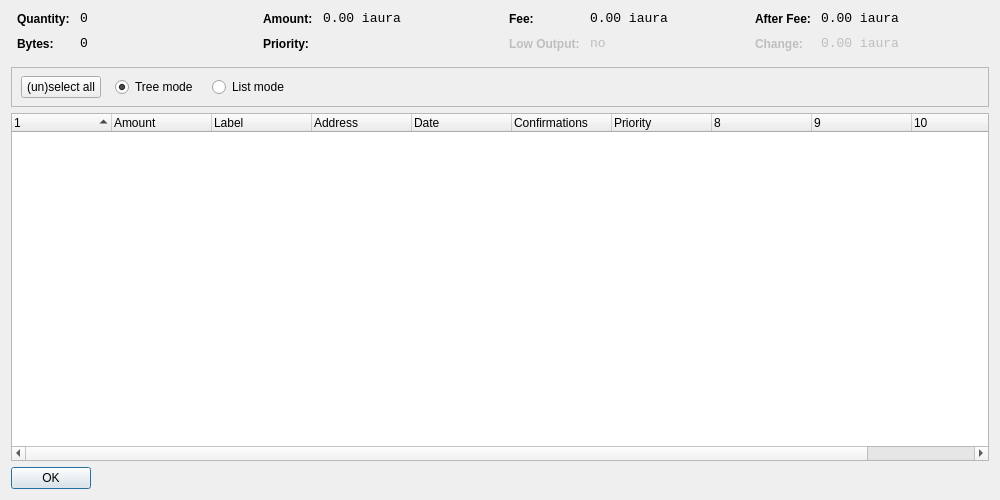
<?xml version="1.0" encoding="UTF-8"?>
<ui version="4.0">
 <class>CoinControlDialog</class>
 <widget class="QDialog" name="CoinControlDialog">
  <property name="geometry">
   <rect>
    <x>0</x>
    <y>0</y>
    <width>1000</width>
    <height>500</height>
   </rect>
  </property>
  <property name="windowTitle">
   <string>Coin Control</string>
  </property>
  <layout class="QVBoxLayout" name="verticalLayout">
   <item>
    <layout class="QHBoxLayout" name="horizontalLayoutTop" stretch="0,0,0,0">
     <property name="topMargin">
      <number>0</number>
     </property>
     <property name="bottomMargin">
      <number>10</number>
     </property>
     <item>
      <layout class="QFormLayout" name="formLayoutCoinControl1">
       <property name="horizontalSpacing">
        <number>10</number>
       </property>
       <property name="verticalSpacing">
        <number>10</number>
       </property>
       <property name="leftMargin">
        <number>6</number>
       </property>
       <property name="rightMargin">
        <number>6</number>
       </property>
       <item row="0" column="0">
        <widget class="QLabel" name="labelCoinControlQuantityText">
         <property name="styleSheet">
          <string notr="true">font-weight:bold;</string>
         </property>
         <property name="text">
          <string>Quantity:</string>
         </property>
        </widget>
       </item>
       <item row="0" column="1">
        <widget class="QLabel" name="labelCoinControlQuantity">
         <property name="font">
          <font>
           <family>Monospace</family>
           <pointsize>10</pointsize>
          </font>
         </property>
         <property name="cursor">
          <cursorShape>IBeamCursor</cursorShape>
         </property>
         <property name="contextMenuPolicy">
          <enum>Qt::ActionsContextMenu</enum>
         </property>
         <property name="text">
          <string>0</string>
         </property>
         <property name="textInteractionFlags">
          <set>Qt::LinksAccessibleByMouse|Qt::TextSelectableByKeyboard|Qt::TextSelectableByMouse</set>
         </property>
        </widget>
       </item>
       <item row="1" column="0">
        <widget class="QLabel" name="labelCoinControlBytesText">
         <property name="styleSheet">
          <string notr="true">font-weight:bold;</string>
         </property>
         <property name="text">
          <string>Bytes:</string>
         </property>
        </widget>
       </item>
       <item row="1" column="1">
        <widget class="QLabel" name="labelCoinControlBytes">
         <property name="font">
          <font>
           <family>Monospace</family>
           <pointsize>10</pointsize>
          </font>
         </property>
         <property name="cursor">
          <cursorShape>IBeamCursor</cursorShape>
         </property>
         <property name="contextMenuPolicy">
          <enum>Qt::ActionsContextMenu</enum>
         </property>
         <property name="text">
          <string>0</string>
         </property>
         <property name="textInteractionFlags">
          <set>Qt::LinksAccessibleByMouse|Qt::TextSelectableByKeyboard|Qt::TextSelectableByMouse</set>
         </property>
        </widget>
       </item>
      </layout>
     </item>
     <item>
      <layout class="QFormLayout" name="formLayoutCoinControl2">
       <property name="horizontalSpacing">
        <number>10</number>
       </property>
       <property name="verticalSpacing">
        <number>10</number>
       </property>
       <property name="leftMargin">
        <number>6</number>
       </property>
       <property name="rightMargin">
        <number>6</number>
       </property>
       <item row="0" column="0">
        <widget class="QLabel" name="labelCoinControlAmountText">
         <property name="styleSheet">
          <string notr="true">font-weight:bold;</string>
         </property>
         <property name="text">
          <string>Amount:</string>
         </property>
        </widget>
       </item>
       <item row="0" column="1">
        <widget class="QLabel" name="labelCoinControlAmount">
         <property name="font">
          <font>
           <family>Monospace</family>
           <pointsize>10</pointsize>
          </font>
         </property>
         <property name="cursor">
          <cursorShape>IBeamCursor</cursorShape>
         </property>
         <property name="contextMenuPolicy">
          <enum>Qt::ActionsContextMenu</enum>
         </property>
         <property name="text">
          <string>0.00 iaura</string>
         </property>
         <property name="textInteractionFlags">
          <set>Qt::LinksAccessibleByMouse|Qt::TextSelectableByKeyboard|Qt::TextSelectableByMouse</set>
         </property>
        </widget>
       </item>
       <item row="1" column="0">
        <widget class="QLabel" name="labelCoinControlPriorityText">
         <property name="styleSheet">
          <string notr="true">font-weight:bold;</string>
         </property>
         <property name="text">
          <string>Priority:</string>
         </property>
        </widget>
       </item>
       <item row="1" column="1">
        <widget class="QLabel" name="labelCoinControlPriority">
         <property name="font">
          <font>
           <family>Monospace</family>
           <pointsize>10</pointsize>
          </font>
         </property>
         <property name="cursor">
          <cursorShape>IBeamCursor</cursorShape>
         </property>
         <property name="contextMenuPolicy">
          <enum>Qt::ActionsContextMenu</enum>
         </property>
         <property name="text">
          <string/>
         </property>
         <property name="textInteractionFlags">
          <set>Qt::LinksAccessibleByMouse|Qt::TextSelectableByKeyboard|Qt::TextSelectableByMouse</set>
         </property>
        </widget>
       </item>
      </layout>
     </item>
     <item>
      <layout class="QFormLayout" name="formLayoutCoinControl3">
       <property name="horizontalSpacing">
        <number>10</number>
       </property>
       <property name="verticalSpacing">
        <number>10</number>
       </property>
       <property name="leftMargin">
        <number>6</number>
       </property>
       <property name="rightMargin">
        <number>6</number>
       </property>
       <item row="0" column="0">
        <widget class="QLabel" name="labelCoinControlFeeText">
         <property name="styleSheet">
          <string notr="true">font-weight:bold;</string>
         </property>
         <property name="text">
          <string>Fee:</string>
         </property>
        </widget>
       </item>
       <item row="0" column="1">
        <widget class="QLabel" name="labelCoinControlFee">
         <property name="font">
          <font>
           <family>Monospace</family>
           <pointsize>10</pointsize>
          </font>
         </property>
         <property name="cursor">
          <cursorShape>IBeamCursor</cursorShape>
         </property>
         <property name="contextMenuPolicy">
          <enum>Qt::ActionsContextMenu</enum>
         </property>
         <property name="text">
          <string>0.00 iaura</string>
         </property>
         <property name="textInteractionFlags">
          <set>Qt::LinksAccessibleByMouse|Qt::TextSelectableByKeyboard|Qt::TextSelectableByMouse</set>
         </property>
        </widget>
       </item>
       <item row="1" column="0">
        <widget class="QLabel" name="labelCoinControlLowOutputText">
         <property name="enabled">
          <bool>false</bool>
         </property>
         <property name="styleSheet">
          <string notr="true">font-weight:bold;</string>
         </property>
         <property name="text">
          <string>Low Output:</string>
         </property>
        </widget>
       </item>
       <item row="1" column="1">
        <widget class="QLabel" name="labelCoinControlLowOutput">
         <property name="enabled">
          <bool>false</bool>
         </property>
         <property name="font">
          <font>
           <family>Monospace</family>
           <pointsize>10</pointsize>
          </font>
         </property>
         <property name="cursor">
          <cursorShape>IBeamCursor</cursorShape>
         </property>
         <property name="contextMenuPolicy">
          <enum>Qt::ActionsContextMenu</enum>
         </property>
         <property name="text">
          <string>no</string>
         </property>
         <property name="textInteractionFlags">
          <set>Qt::LinksAccessibleByMouse|Qt::TextSelectableByKeyboard|Qt::TextSelectableByMouse</set>
         </property>
        </widget>
       </item>
      </layout>
     </item>
     <item>
      <layout class="QFormLayout" name="formLayoutCoinControl4">
       <property name="fieldGrowthPolicy">
        <enum>QFormLayout::AllNonFixedFieldsGrow</enum>
       </property>
       <property name="horizontalSpacing">
        <number>10</number>
       </property>
       <property name="verticalSpacing">
        <number>10</number>
       </property>
       <property name="leftMargin">
        <number>6</number>
       </property>
       <property name="rightMargin">
        <number>6</number>
       </property>
       <item row="0" column="0">
        <widget class="QLabel" name="labelCoinControlAfterFeeText">
         <property name="styleSheet">
          <string notr="true">font-weight:bold;</string>
         </property>
         <property name="text">
          <string>After Fee:</string>
         </property>
        </widget>
       </item>
       <item row="0" column="1">
        <widget class="QLabel" name="labelCoinControlAfterFee">
         <property name="font">
          <font>
           <family>Monospace</family>
           <pointsize>10</pointsize>
          </font>
         </property>
         <property name="cursor">
          <cursorShape>IBeamCursor</cursorShape>
         </property>
         <property name="contextMenuPolicy">
          <enum>Qt::ActionsContextMenu</enum>
         </property>
         <property name="text">
          <string>0.00 iaura</string>
         </property>
         <property name="textInteractionFlags">
          <set>Qt::LinksAccessibleByMouse|Qt::TextSelectableByKeyboard|Qt::TextSelectableByMouse</set>
         </property>
        </widget>
       </item>
       <item row="1" column="0">
        <widget class="QLabel" name="labelCoinControlChangeText">
         <property name="enabled">
          <bool>false</bool>
         </property>
         <property name="styleSheet">
          <string notr="true">font-weight:bold;</string>
         </property>
         <property name="text">
          <string>Change:</string>
         </property>
        </widget>
       </item>
       <item row="1" column="1">
        <widget class="QLabel" name="labelCoinControlChange">
         <property name="enabled">
          <bool>false</bool>
         </property>
         <property name="font">
          <font>
           <family>Monospace</family>
           <pointsize>10</pointsize>
          </font>
         </property>
         <property name="cursor">
          <cursorShape>IBeamCursor</cursorShape>
         </property>
         <property name="contextMenuPolicy">
          <enum>Qt::ActionsContextMenu</enum>
         </property>
         <property name="text">
          <string>0.00 iaura</string>
         </property>
         <property name="textInteractionFlags">
          <set>Qt::LinksAccessibleByMouse|Qt::TextSelectableByKeyboard|Qt::TextSelectableByMouse</set>
         </property>
        </widget>
       </item>
      </layout>
     </item>
    </layout>
   </item>
   <item>
    <widget class="QFrame" name="frame">
     <property name="minimumSize">
      <size>
       <width>0</width>
       <height>40</height>
      </size>
     </property>
     <property name="frameShape">
      <enum>QFrame::StyledPanel</enum>
     </property>
     <property name="frameShadow">
      <enum>QFrame::Sunken</enum>
     </property>
     <widget class="QWidget" name="horizontalLayoutWidget">
      <property name="geometry">
       <rect>
        <x>10</x>
        <y>0</y>
        <width>781</width>
        <height>41</height>
       </rect>
      </property>
      <layout class="QHBoxLayout" name="horizontalLayoutPanel" stretch="0,0,0,0">
       <property name="spacing">
        <number>14</number>
       </property>
       <item>
        <widget class="QPushButton" name="pushButtonSelectAll">
         <property name="sizePolicy">
          <sizepolicy hsizetype="Maximum" vsizetype="Fixed">
           <horstretch>0</horstretch>
           <verstretch>0</verstretch>
          </sizepolicy>
         </property>
         <property name="text">
          <string>(un)select all</string>
         </property>
        </widget>
       </item>
       <item>
        <widget class="QRadioButton" name="radioTreeMode">
         <property name="sizePolicy">
          <sizepolicy hsizetype="Maximum" vsizetype="Fixed">
           <horstretch>0</horstretch>
           <verstretch>0</verstretch>
          </sizepolicy>
         </property>
         <property name="text">
          <string>Tree mode</string>
         </property>
         <property name="checked">
          <bool>true</bool>
         </property>
        </widget>
       </item>
       <item>
        <widget class="QRadioButton" name="radioListMode">
         <property name="sizePolicy">
          <sizepolicy hsizetype="Maximum" vsizetype="Fixed">
           <horstretch>0</horstretch>
           <verstretch>0</verstretch>
          </sizepolicy>
         </property>
         <property name="text">
          <string>List mode</string>
         </property>
        </widget>
       </item>
       <item>
        <spacer name="horizontalSpacer">
         <property name="orientation">
          <enum>Qt::Horizontal</enum>
         </property>
         <property name="sizeHint" stdset="0">
          <size>
           <width>40</width>
           <height>20</height>
          </size>
         </property>
        </spacer>
       </item>
      </layout>
     </widget>
    </widget>
   </item>
   <item>
    <widget class="CoinControlTreeWidget" name="treeWidget">
     <property name="contextMenuPolicy">
      <enum>Qt::CustomContextMenu</enum>
     </property>
     <property name="sortingEnabled">
      <bool>false</bool>
     </property>
     <property name="columnCount">
      <number>11</number>
     </property>
     <attribute name="headerShowSortIndicator" stdset="0">
      <bool>true</bool>
     </attribute>
     <attribute name="headerStretchLastSection">
      <bool>false</bool>
     </attribute>
     <column>
      <property name="text">
       <string/>
      </property>
     </column>
     <column>
      <property name="text">
       <string>Amount</string>
      </property>
     </column>
     <column>
      <property name="text">
       <string>Label</string>
      </property>
     </column>
     <column>
      <property name="text">
       <string>Address</string>
      </property>
     </column>
     <column>
      <property name="text">
       <string>Date</string>
      </property>
     </column>
     <column>
      <property name="text">
       <string>Confirmations</string>
      </property>
      <property name="toolTip">
       <string>Confirmed</string>
      </property>
     </column>
     <column>
      <property name="text">
       <string>Priority</string>
      </property>
     </column>
     <column>
      <property name="text">
       <string/>
      </property>
     </column>
     <column>
      <property name="text">
       <string/>
      </property>
     </column>
     <column>
      <property name="text">
       <string/>
      </property>
     </column>
     <column>
      <property name="text">
       <string/>
      </property>
     </column>
    </widget>
   </item>
   <item>
    <widget class="QDialogButtonBox" name="buttonBox">
     <property name="sizePolicy">
      <sizepolicy hsizetype="Maximum" vsizetype="Fixed">
       <horstretch>0</horstretch>
       <verstretch>0</verstretch>
      </sizepolicy>
     </property>
     <property name="orientation">
      <enum>Qt::Horizontal</enum>
     </property>
     <property name="standardButtons">
      <set>QDialogButtonBox::Ok</set>
     </property>
    </widget>
   </item>
  </layout>
 </widget>
 <customwidgets>
  <customwidget>
   <class>CoinControlTreeWidget</class>
   <extends>QTreeWidget</extends>
   <header>coincontroltreewidget.h</header>
  </customwidget>
 </customwidgets>
 <resources/>
 <connections/>
</ui>
